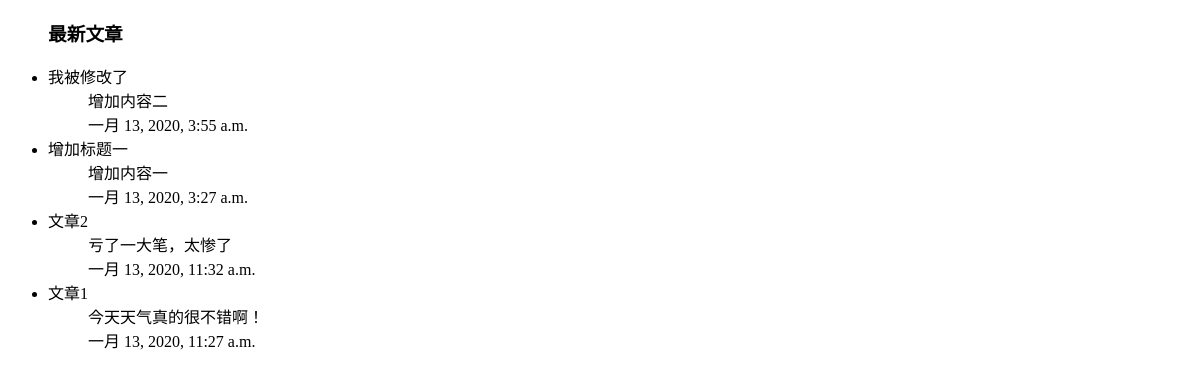
Before: / with the older database file.
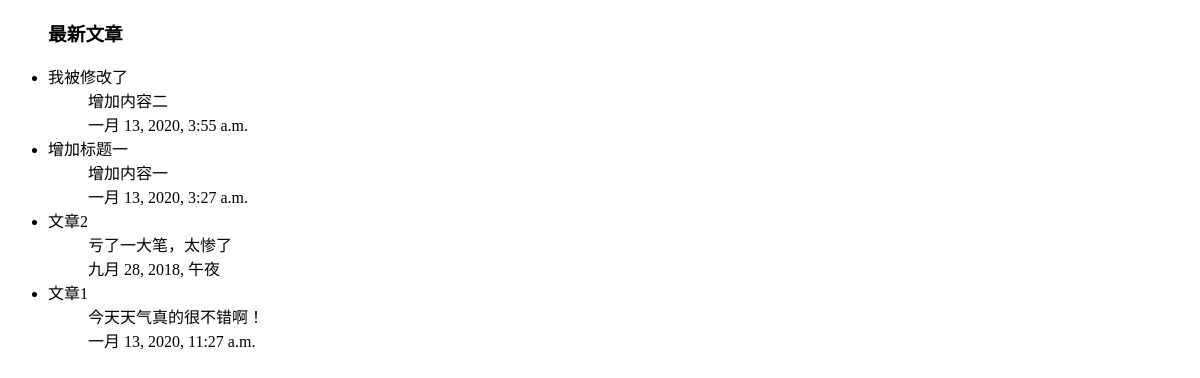
After: the same page with the newer database file.
### blog/models.py (models this page shows, shortened)
class Article(models.Model):
    title = models.CharField('标题', max_length=70)
    keywords = models.CharField('文章关键词', max_length=120, blank=True, null=True)
    intro = models.TextField('摘要', max_length=200, blank=True)
    category = models.ForeignKey(Category, on_delete=models.CASCADE, verbose_name='分类', default='1')
    tags = models.ManyToManyField(Tags, blank=True, verbose_name='标签')
    body = models.TextField('内容')
    user = models.ForeignKey(User, on_delete=models.CASCADE, verbose_name='作者', default='')
    views = models.PositiveIntegerField('阅读量', default=0)
    top = models.IntegerField(choices=[(0, '否'), (1, '是'), ], default=0, verbose_name='是否推荐')
    created_time = models.DateTimeField('发布时间')
    modified_time = models.DateTimeField('修改时间', auto_now=True)
    def riqi(self):
        return self.created_time.strftime("%b %d %Y %H:%M:%S")
    riqi.short_description = "发布日期"
    riqi.admin_order_field = 'created_time'
    class Meta:
        verbose_name = '文章'
        verbose_name_plural = '文章'

### blog/views.py (the view)
# urls.py: path('', views.index, name='index'),
def index(request):
    blog_index = models.Article.objects.all().order_by('-id')
    context = {
        'blog_index': blog_index,
    }
    return render(request, 'index.html', context)

### templates/index.html (shortened to what this page needs)
<!DOCTYPE html>
<html lang="en">
<head>
</head>
<body>
<div>
    <ul>
    <h3>最新文章</h3>
        {% for x in blog_index %}
        <li>{{ x.title }}</li>
        <ul>{{ x.body }}</ul>
        <ul>{{ x.created_time }}</ul>
        {% endfor %}
    </ul>
</div>
</body>
</html>

Changed rows visible on the page:
changed Article "文章2": created_time "一月 13, 2020, 11:32 a.m." → "九月 28, 2018, 午夜"
